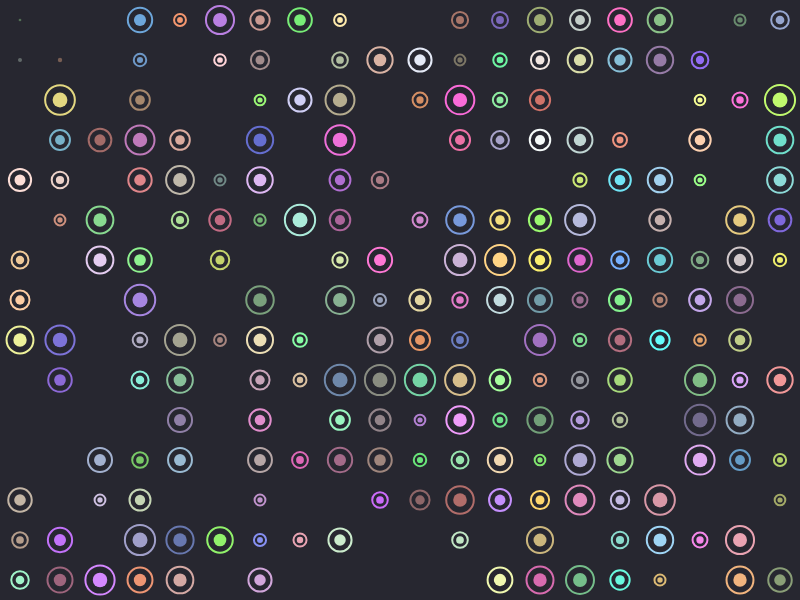
Frame 1 (no input)
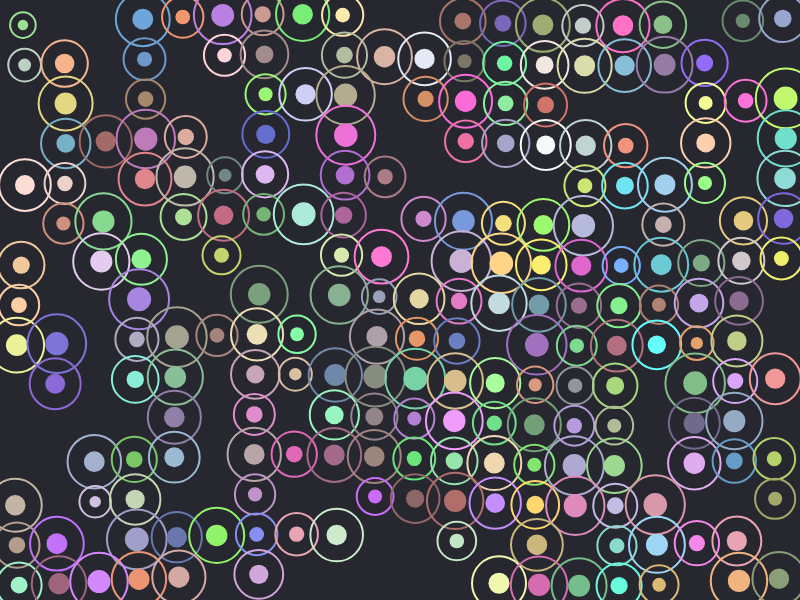
Frame 60 (no input)
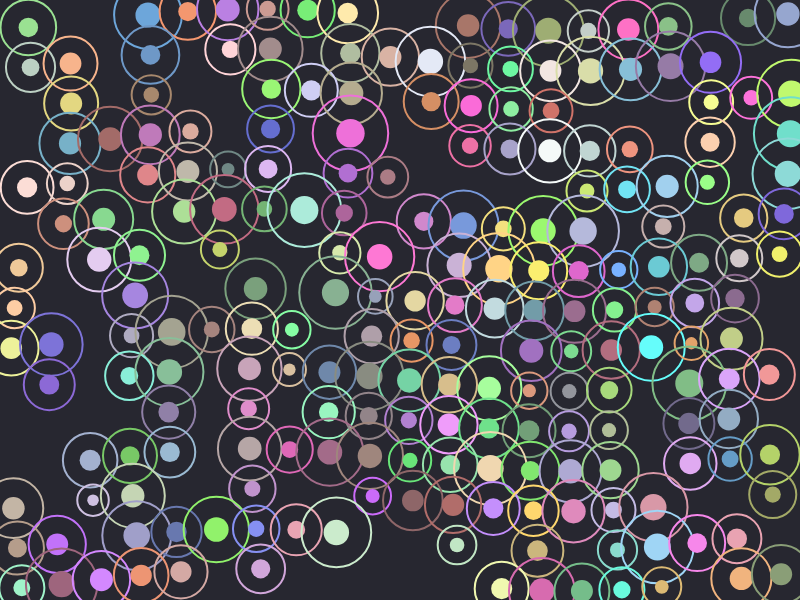
Frame 120 (the mouse pressed at the canvas centre since frame 60)

The p5.js sketch that drew these frames (run headless with seeded random() and noise() and a simulated clock; from frame 60 on, the mouse is pressed at the canvas centre):

// p5.js sketch
// ── sketch.js
let shapes = [];
let grid = [];
let cellSize = 40;
let cols, rows;
let pulse = 0;

class Shape {
  constructor(x, y) {
    this.x = x;
    this.y = y;
    this.size = random(10, 30);
    this.growth = 0;
    this.maxGrowth = random(20, 50);
    this.color = color(random(100, 255), random(100, 255), random(100, 255));
    this.burst = false;
    this.burstSize = 0;
    this.burstSpeed = random(2, 5);
  }

  update() {
    if (this.burst) {
      this.burstSize += this.burstSpeed;
      if (this.burstSize > 100) {
        this.burst = false;
      }
    } else {
      this.growth = min(this.growth + 0.5, this.maxGrowth);
    }
  }

  display() {
    push();
    translate(this.x, this.y);
    if (this.burst) {
      noStroke();
      fill(red(this.color), green(this.color), blue(this.color), 100);
      ellipse(0, 0, this.burstSize);
    } else {
      stroke(this.color);
      strokeWeight(2);
      noFill();
      ellipse(0, 0, this.size + this.growth);
      fill(this.color);
      noStroke();
      ellipse(0, 0, this.size * 0.5 + this.growth * 0.3);
    }
    pop();
  }

  interact(mouseX, mouseY) {
    let d = dist(this.x, this.y, mouseX, mouseY);
    if (d < 100 && !this.burst) {
      this.burst = true;
      this.burstSize = 0;
    }
  }
}

function setup() {
  createCanvas(800, 600);
  cols = ceil(width / cellSize);
  rows = ceil(height / cellSize);

  for (let y = 0; y < rows; y++) {
    grid[y] = [];
    for (let x = 0; x < cols; x++) {
      let px = x * cellSize + cellSize / 2;
      let py = y * cellSize + cellSize / 2;
      if (random() > 0.3) {
        grid[y][x] = new Shape(px, py);
        shapes.push(grid[y][x]);
      } else {
        grid[y][x] = null;
      }
    }
  }
}

function draw() {
  background(10, 10, 20);
  pulse = (pulse + 0.02) % TWO_PI;
  let p = sin(pulse) * 0.5 + 0.5;
  fill(255, 255, 255, 30);
  noStroke();
  rect(0, 0, width, height);

  for (let y = 0; y < rows; y++) {
    for (let x = 0; x < cols; x++) {
      if (grid[y][x]) {
        grid[y][x].update();
        grid[y][x].display();
      }
    }
  }

  // Slowly move shapes around
  for (let shape of shapes) {
    shape.x += sin(frameCount * 0.01 + shape.y * 0.01) * 0.1;
    shape.y += cos(frameCount * 0.01 + shape.x * 0.01) * 0.1;
  }
}

function mouseMoved() {
  for (let shape of shapes) {
    shape.interact(mouseX, mouseY);
  }
}
